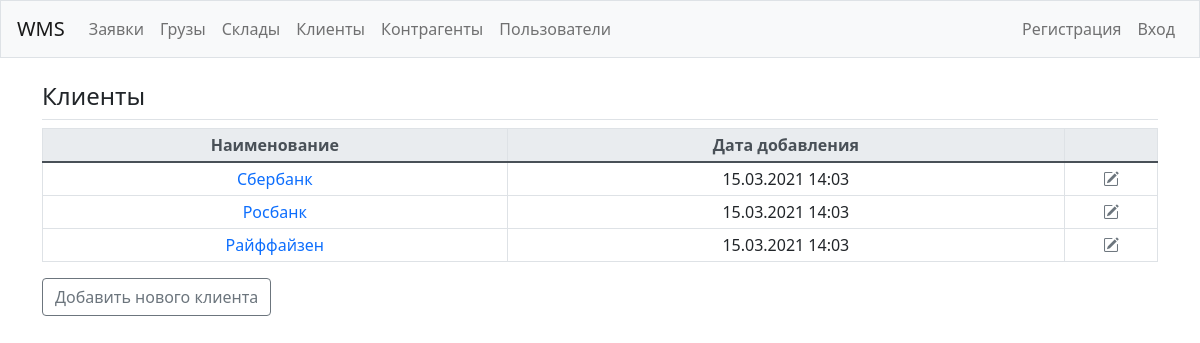
The page /clients/ on the database as committed earlier.
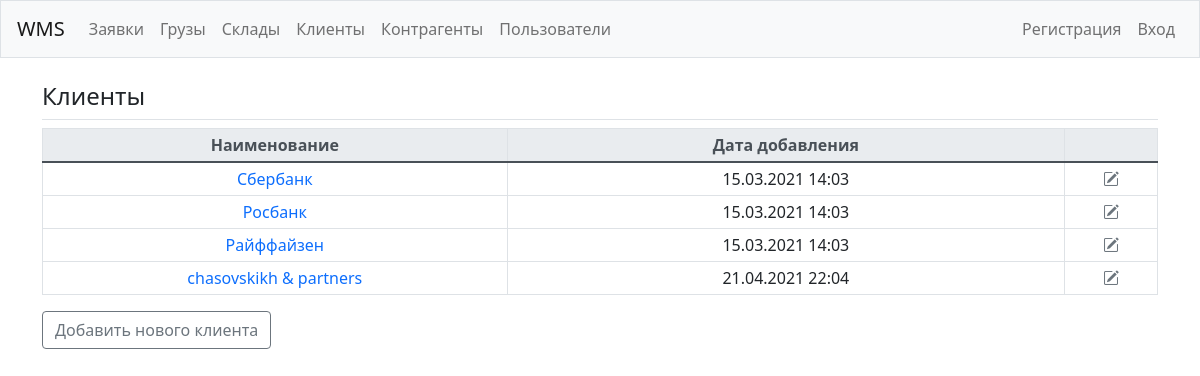
The same page on the database as committed later.
### wms/models.py (models this page shows, shortened)
class Client(models.Model):
    name = models.CharField(max_length=200)
    pub_date = models.DateTimeField('date published', auto_now_add=True)

### wms/views.py (the view)
# urls.py: path('clients/', views.clients, name='clients'),
def clients(request):
    clients = Client.objects.all().order_by('pub_date')
    context = {'clients': clients}
    return render(request, 'wms/clients.html', context)

### wms/templates/wms/clients.html
{% extends "wms/base.html" %}
{% block page_header %}
  <h4>Клиенты</h4>
{% endblock page_header %}
{% block content %}
<table class="table table-hover table-sm table-bordered table-responsive text-center w-100 d-block d-md-table">
  <thead class="thead-light">
    <tr>
      <th>Наименование</th>
      <th>Дата добавления</th>
      <th></th>
    </tr>
  </thead>
  <tbody>
    {% for client in clients %}
    <tr>
      <td class="col-5">
        <a class="text-decoration-none" href="{% url 'wms:client' client.id %}">{{ client.name }}</a>
      </td>
      <td class="col-6">{{ client.pub_date|date:'d.m.Y H:m' }}</td>
      <td class="col-1">
        <a class="link-secondary" href="{% url 'wms:update_client' client.id %}"><i class="bi bi-pencil-square" title="Изменить"></i></a>
      </td>
    </tr>
    {% empty %}
    <tr class="col-12">
      <td>Не добавлено ни одного клиента. Добавьте первого клиента.</td>
    </tr>
    {% endfor %}
  </tbody>
</table>
<div>
  <a class="btn btn-outline-secondary mb-3" href="{% url 'wms:new_client' %}">Добавить нового клиента</a>
</div>
{% endblock content %}

Rows that differ between the two databases and show on the page:
added Client: name "chasovskikh & partners", pub_date "21.04.2021 22:04"
